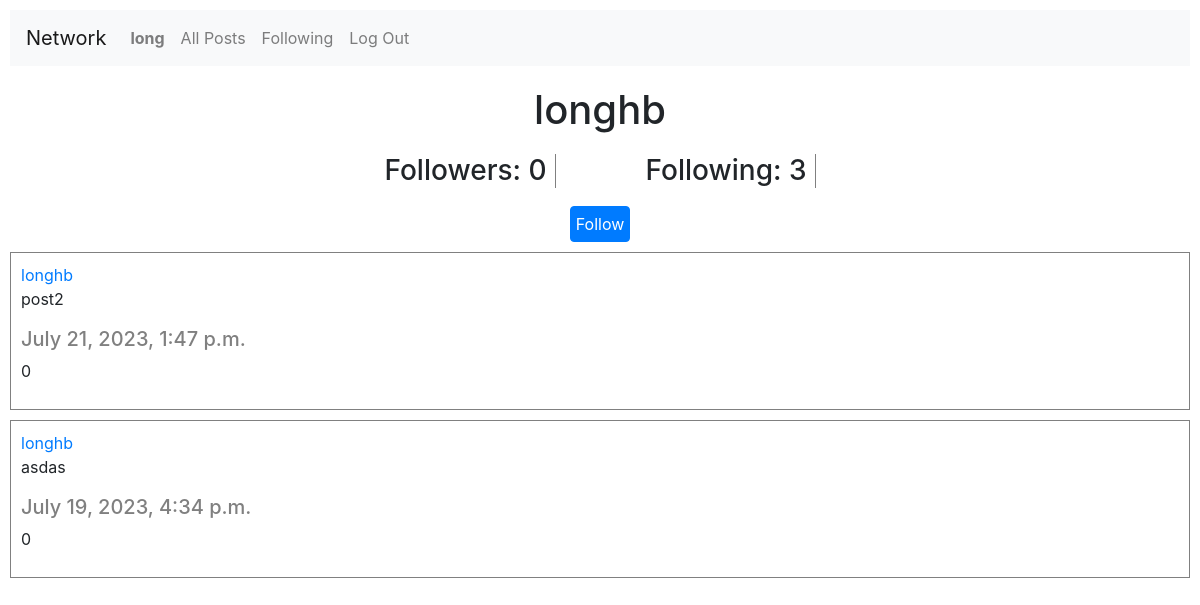
The page /profile/2 (signed in) on the database its author committed.
### network/models.py (models this page shows, shortened)
class User(AbstractUser):
    pass

class Post(models.Model):
    user = models.ForeignKey("User", on_delete=models.CASCADE, related_name="user")
    content = models.TextField(blank=True)
    timestamp = models.DateTimeField(auto_now_add=True)
    like = models.IntegerField(default=0)

### network/views.py (the view)
# urls.py: path("profile/<int:user_id>", views.profile, name="profile"),
def profile(request, user_id):
    user_profile = User.objects.get(pk=user_id)
    current_user = User.objects.get(pk=request.user.pk)
    allposts = Post.objects.filter(user_id=user_id).order_by('-timestamp')
    already_followed = False
    try:
        follow = Follow.objects.get(user_id=user_id)
        if current_user in follow.follower.all():
            already_followed = True
        following_count = follow.following.count()
        follower_count = follow.follower.count()
    except Follow.DoesNotExist:
        following_count = 0
        follower_count = 0
    is_not_user = True if request.user != user_profile else False
    return render(request, "network/profile.html", {
        "user_profile": user_profile,
        "allposts": allposts,
        "following_count": following_count,
        "follower_count": follower_count,
        "is_not_user": is_not_user,
        "already_followed": already_followed
    })

### network/templates/network/profile.html (shortened to what this page needs)
{% extends "network/layout.html" %}
{% load static %}
{% block body %}
    <h1 class="profile_username">{{ user_profile.username }}</h1>
    <div class="container">
        <h3 class="followers">Followers: {{ follower_count }}</h3>
        <h3 class="following">Following: {{ following_count }}</h3>
    </div>
    {% if user.is_authenticated%}
        <div class="btn-container">
            {% if is_not_user%}
                {% if already_followed %}
                    <form action="{% url 'unfollow' user_id=user_profile.pk %}" method="post">
                        {% csrf_token %}
                        <button type="submit" class="follow-btn btn btn-primary">Unfollow</button>
                    </form>
                {% else %}
                    <form action="{% url 'follow' user_id=user_profile.pk %}" method="post">
                        <button type="submit" class="follow-btn btn btn-primary">Follow</button>
                    </form>
                {% endif %}
            {% endif %}
        </div>
    {% endif %}
    <section class="post-section">
        {% for post in allposts %}
            <div class="post-container">
                <a class="user" href="{% url 'profile' user_id=post.user_id %}"> {{ post.user }} </a>
                <p class="content">{{ post.content }}</p>
                <h5 class="timestamp"> {{ post.timestamp }}</h3>
                <p class="like"> {{ post.like }}</p>
            </div>
        {% endfor %}
    </section>
{% endblock %}

### network/templates/network/layout.html (shortened to what this page needs)
{% load static %}
<!DOCTYPE html>
<html lang="en">
    <head>
        <link rel="stylesheet" href="https://stackpath.bootstrapcdn.com/bootstrap/4.4.1/css/bootstrap.min.css">
        <link href="{% static 'network/styles.css' %}" rel="stylesheet">
    </head>
    <body>
        <nav class="navbar navbar-expand-lg navbar-light bg-light">
            <a class="navbar-brand" href="{% url 'index' %}">Network</a>
            <div>
              <ul class="navbar-nav mr-auto">
                {% if user.is_authenticated %}
                    <li class="nav-item">
                        <a class="nav-link" href="{% url 'profile' user_id=user.pk%}"><strong>{{ user.username }}</strong></a>
                    </li>
                {% endif %}
                <li class="nav-item">
                  <a class="nav-link" href="{% url 'index' %}">All Posts</a>
                </li>
                {% if user.is_authenticated %}
                    <li class="nav-item">
                        <a class="nav-link" href="{% url 'following' %}">Following</a>
                    </li>
                    <li class="nav-item">
                        <a class="nav-link" href="{% url 'logout' %}">Log Out</a>
                    </li>
                {% endif %}
              </ul>
            </div>
          </nav>
        <div class="body">
            {% block body %}
            {% endblock %}
        </div>
    </body>
</html>

### network/static/network/styles.css (style rules this page uses)
* { margin: 0; padding: 0; }
html { box-sizing: border-box; }
body { padding: 10px; }
.post-container, .allpost-container { border: 0.5px solid gray; width: 100%; display: block; padding: 10px; margin-top: 10px; }
.timestamp { color: gray; }
.profile_username { margin: 20px 10px; text-align: center; }
.container { display: flex; flex-direction: row; justify-content: center; column-gap: 90px; }
.followers, .following { padding-right: 8px; border-right: 1px solid gray; }
.btn-container { margin-top: 10px; display: flex; justify-content: center; }
.follow-btn { padding: 5px; }

### rows shown on the page
User: username "long"
User: username "longhb"
Post: user "longhb", content "post2", timestamp "July 21, 2023, 1:47 p.m.", like "0"
Post: user "longhb", content "asdas", timestamp "July 19, 2023, 4:34 p.m.", like "0"

### other values the page prints
{{ follower_count }} "0"
{{ following_count }} "3"
